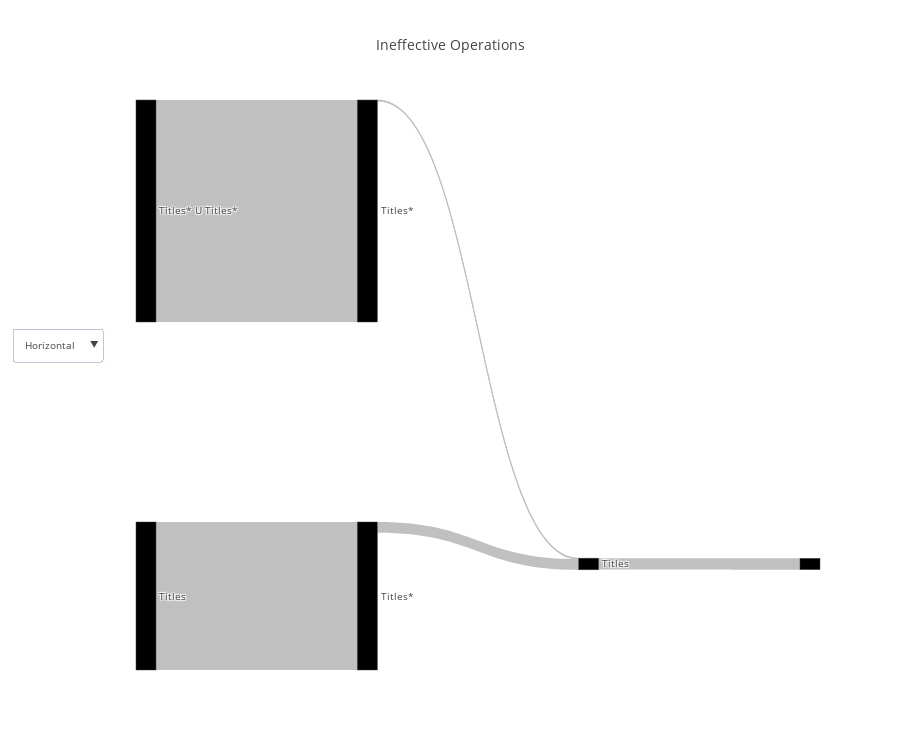

The notebook cell this image was saved under:
### Code cell
cardinality_df = pd.read_csv("../proposal/data/fixed_ineffective_operation_query_flow_representation.csv")
query_renderer.vizualize(cardinality_df, title="Ineffective Operations", metrics=["actual_rows"], open_=False)

### Figure 1 — Plotly figure (JSON) as saved in the notebook; plotly's stock layout.template omitted (floating-point values rounded to 4 significant figures)
{"data": [{"link": {"color": ["silver", "silver", "silver", "silver", "silver"], "label": [null, "Filter condition: (titles.genres = 'Comedy'::text)", null, "Filter condition: (titles_1.genres = 'Action'::text)", null], "source": [4, 3, 2, 1, 0], "target": [5, 4, 3, 4, 1], "value": [181653, 171294, 2379234, 15538, 3568850]}, "node": {"color": [null, null, null, null, null], "label": ["Titles* U Titles*", "Titles*", "Titles", "Titles*", "Titles"], "pad": 200}, "orientation": "h", "type": "sankey", "valueformat": ",", "valuesuffix": [" Rows", " Rows", " Rows", " Rows", " Rows"]}], "layout": {"font": {"size": 10}, "height": 750, "title": "Ineffective Operations", "updatemenus": [{"buttons": [{"args": ["orientation", "h"], "label": "Horizontal", "method": "restyle"}, {"args": ["orientation", "v"], "label": "Vertical", "method": "restyle"}], "y": 0.6}]}}
